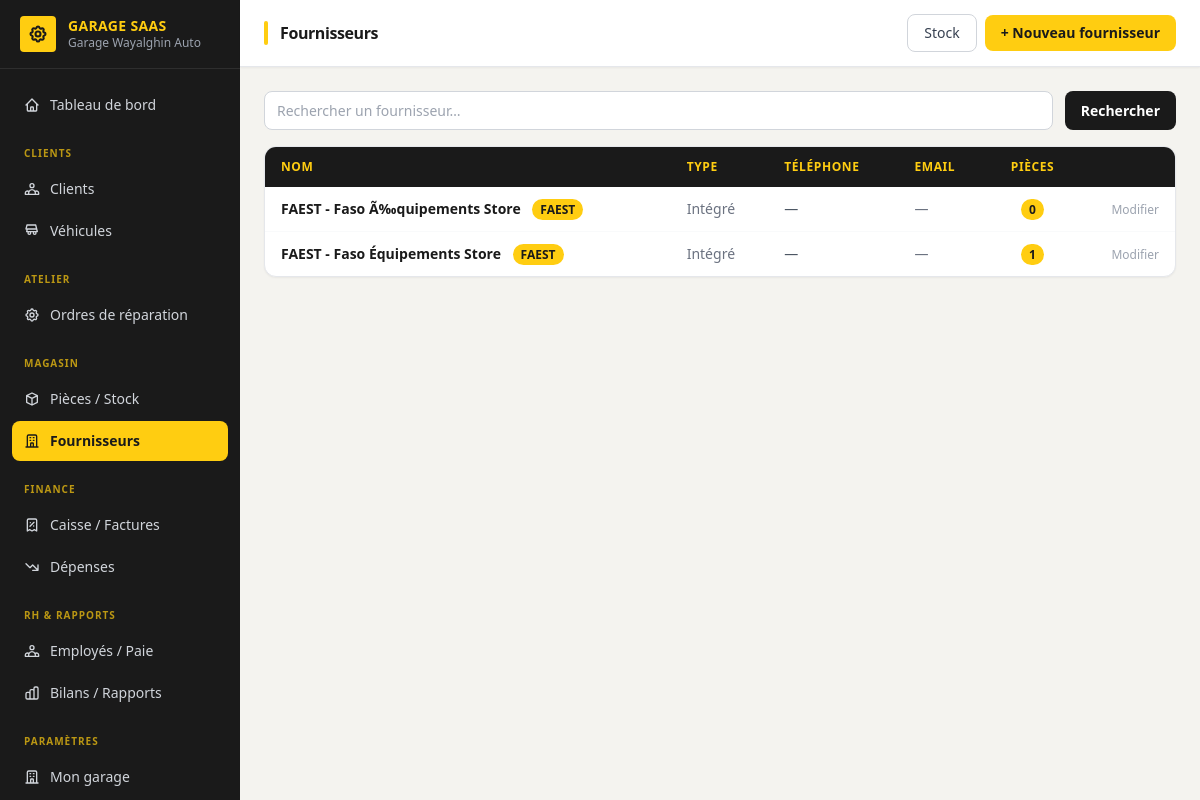
The page /stock/fournisseurs/ (signed in) on the database its author committed.
### accounts/models.py (models this page shows, shortened)
class User(AbstractUser):
    ROLE_ADMIN = "admin"
    ROLE_RECEPTION = "reception"
    ROLE_MECHANIC = "mechanic"
    ROLE_CASHIER = "cashier"
    ROLE_STOREKEEPER = "storekeeper"
    ROLE_CHOICES = [
        (ROLE_ADMIN, "Administrateur garage"),
        (ROLE_RECEPTION, "Réceptionniste"),
        (ROLE_MECHANIC, "Mécanicien"),
        (ROLE_CASHIER, "Caissier"),
        (ROLE_STOREKEEPER, "Magasinier"),
    ]
    garage = models.ForeignKey(
        "tenants.Garage",
        on_delete=models.CASCADE,
        related_name="users",
        null=True,
        blank=True,
        help_text="Vide pour le staff plateforme (superuser).",
    )
    role = models.CharField(max_length=20, choices=ROLE_CHOICES, blank=True)
    phone = models.CharField(max_length=30, blank=True)
    @property
    def is_garage_admin(self):
        return self.role == self.ROLE_ADMIN

### tenants/models.py (models this page shows, shortened)
class Garage(TimeStampedModel):
    PLAN_CHOICES = [
        ("starter", "Starter"),
        ("pro", "Pro"),
        ("business", "Business"),
    ]
    name = models.CharField("Nom du garage", max_length=150)
    slug = models.SlugField(max_length=160, unique=True, blank=True)
    city = models.CharField("Ville", max_length=100, blank=True)
    phone = models.CharField("Téléphone", max_length=30, blank=True)
    whatsapp_number = models.CharField("Numéro WhatsApp", max_length=30, blank=True)
    email = models.EmailField(blank=True)
    address = models.CharField(max_length=255, blank=True)
    plan = models.CharField(max_length=20, choices=PLAN_CHOICES, default="starter")
    is_active = models.BooleanField(default=True)
    trial_ends_at = models.DateField(null=True, blank=True)
    logo = models.ImageField(
        "Logo",
        upload_to="garages/logos/",
        null=True,
        blank=True,
        help_text="Logo affiché dans l'interface du garage.",
    )
    faest_supplier_enabled = models.BooleanField(
        "Approvisionnement FAEST activé",
        default=False,
        help_text="Permet à ce garage de commander des pièces directement via FAEST depuis la plateforme.",
    )
    class Meta:
        verbose_name = "Garage"
        verbose_name_plural = "Garages"
        ordering = ["name"]

### inventory/models.py (models this page shows, shortened)
class Supplier(TenantModel):
    name = models.CharField(max_length=150)
    is_faest = models.BooleanField(
        "Fournisseur FAEST",
        default=False,
        help_text="Cocher uniquement pour le fournisseur officiel FASO ÉQUIPEMENTS STORE.",
    )
    phone = models.CharField(max_length=30, blank=True)
    email = models.EmailField(blank=True)
    notes = models.TextField(blank=True)
    class Meta:
        ordering = ["name"]

### inventory/views.py (the view)
# urls.py: path('fournisseurs/', views.SupplierListView.as_view(), name='supplier_list'),
class SupplierListView(GarageRequiredMixin, ListView):
    model = Supplier
    template_name = 'inventory/supplier_list.html'
    context_object_name = 'suppliers'
    def get_queryset(self):
        qs = super().get_queryset()
        q = self.request.GET.get('q', '').strip()
        if q:
            qs = qs.filter(name__icontains=q)
        return qs
    def get_context_data(self, **kwargs):
        ctx = super().get_context_data(**kwargs)
        ctx['q'] = self.request.GET.get('q', '')
        return ctx

### core/models.py (called while the page is built)
    def for_garage(self, garage):
        return self.filter(garage=garage)

    def get_queryset(self):
        return TenantQuerySet(self.model, using=self._db)

### core/views.py (called while the page is built)
    def dispatch(self, request, *args, **kwargs):
        if not request.user.is_authenticated:
            return self.handle_no_permission()
        if getattr(request.user, 'garage', None) is None:
            return redirect('dashboard_home')
        return super().dispatch(request, *args, **kwargs)

    @property
    def garage(self):
        return self.request.user.garage

    def get_queryset(self):
        return super().get_queryset().for_garage(self.garage)

### inventory/templates/inventory/supplier_list.html (shortened to what this page needs)
{% extends "dashboard/base.html" %}
{% block page_title %}Fournisseurs{% endblock %}
{% block header_actions %}
  <a href="{% url 'part_list' %}" class="border border-gray-300 text-gray-700 text-sm px-4 py-2 rounded-lg hover:bg-gray-50 transition-colors font-medium">
    Stock
  </a>
  <a href="{% url 'supplier_create' %}" class="bg-[#FFCD11] text-[#1A1A1A] text-sm px-4 py-2 rounded-lg hover:bg-[#E6B800] transition-colors font-bold">
    + Nouveau fournisseur
  </a>
{% endblock %}
{% block content %}
<form method="get" class="mb-4 flex gap-3">
  <input type="text" name="q" value="{{ q }}" placeholder="Rechercher un fournisseur…"
         class="flex-1 border border-gray-300 rounded-lg px-4 py-2 text-sm">
  <button type="submit" class="bg-[#1A1A1A] text-white px-4 py-2 rounded-lg text-sm hover:bg-[#2A2A2A] transition-colors font-semibold">
    Rechercher
  </button>
</form>
<div class="bg-white rounded-xl shadow-sm border border-gray-200 overflow-hidden">
  <table class="w-full text-sm">
    <thead>
      <tr class="bg-[#1A1A1A] text-xs text-[#FFCD11] uppercase tracking-wider">
        <th class="px-4 py-3 text-left">Nom</th>
        <th class="px-4 py-3 text-left">Type</th>
        <th class="px-4 py-3 text-left">Téléphone</th>
        <th class="px-4 py-3 text-left">Email</th>
        <th class="px-4 py-3 text-center">Pièces</th>
        <th class="px-4 py-3"></th>
      </tr>
    </thead>
    <tbody class="divide-y divide-gray-50">
      {% for supplier in suppliers %}
      <tr class="hover:bg-[#FFFBE0] transition-colors">
        <td class="px-4 py-3 font-semibold text-[#1A1A1A]">
          {{ supplier.name }}
          {% if supplier.is_faest %}
          <span class="ml-2 bg-[#FFCD11] text-[#1A1A1A] text-xs px-2 py-0.5 rounded-full font-bold">FAEST</span>
          {% endif %}
        </td>
        <td class="px-4 py-3 text-gray-500">{% if supplier.is_faest %}Intégré{% else %}Local{% endif %}</td>
        <td class="px-4 py-3 text-gray-600">{{ supplier.phone|default:"—" }}</td>
        <td class="px-4 py-3 text-gray-500">{{ supplier.email|default:"—" }}</td>
        <td class="px-4 py-3 text-center">
          <span class="bg-[#FFCD11] text-[#1A1A1A] text-xs px-2 py-0.5 rounded-full font-bold">{{ supplier.parts.count }}</span>
        </td>
        <td class="px-4 py-3 text-right">
          <a href="{% url 'supplier_update' supplier.pk %}" class="text-gray-400 hover:text-[#7A5C00] text-xs font-medium">Modifier</a>
        </td>
      </tr>
      {% empty %}
      <tr>
        <td colspan="6" class="px-4 py-8 text-center text-gray-400">Aucun fournisseur enregistré.</td>
      </tr>
      {% endfor %}
    </tbody>
  </table>
</div>
{% endblock %}

### dashboard/templates/dashboard/base.html (shortened to what this page needs)
<!DOCTYPE html>
<html lang="fr">
<head>
  <script src="https://cdn.tailwindcss.com"></script>
</head>
<body class="bg-[#F4F3EF] text-gray-900 min-h-screen flex">
  <aside class="w-60 bg-[#1A1A1A] text-white flex-shrink-0 flex flex-col fixed h-full z-10 overflow-y-auto">
    <div class="px-5 py-4 border-b border-[#2E2E2E] flex items-center gap-3 flex-shrink-0">
      {% if user.garage and user.garage.logo %}
        <img src="{{ user.garage.logo.url }}" alt="Logo"
             class="h-9 w-9 object-contain rounded bg-white p-0.5 flex-shrink-0">
      {% else %}
        <div class="h-9 w-9 rounded bg-[#FFCD11] flex items-center justify-center flex-shrink-0">
        </div>
      {% endif %}
      <div class="min-w-0">
        <div class="font-bold text-sm leading-tight text-[#FFCD11] tracking-wide">GARAGE SAAS</div>
        {% if user.garage %}
        <div class="text-gray-400 text-xs truncate">{{ user.garage.name }}</div>
        {% else %}
        <div class="text-gray-500 text-xs">Plateforme</div>
        {% endif %}
      </div>
    </div>
    <nav class="flex-1 px-3 py-4 space-y-0.5 text-sm">
      {% with n=request.resolver_match.url_name %}
      <a href="{% url 'dashboard_home' %}"
         class="flex items-center gap-2.5 px-3 py-2.5 rounded-lg transition-colors font-medium
                {% if n == 'dashboard_home' %}bg-[#FFCD11] text-[#1A1A1A]{% else %}text-gray-300 hover:bg-[#2A2A2A] hover:text-white{% endif %}">
        Tableau de bord
      </a>
      <div class="pt-4 pb-1 px-3 text-[10px] text-[#FFCD11] uppercase tracking-widest font-bold opacity-70">Clients</div>
      <a href="{% url 'client_list' %}"
         class="flex items-center gap-2.5 px-3 py-2.5 rounded-lg transition-colors
                {% if 'client' in n and 'vehicle' not in n %}bg-[#FFCD11] text-[#1A1A1A] font-semibold{% else %}text-gray-300 hover:bg-[#2A2A2A] hover:text-white{% endif %}">
        Clients
      </a>
      <a href="{% url 'vehicle_list' %}"
         class="flex items-center gap-2.5 px-3 py-2.5 rounded-lg transition-colors
                {% if 'vehicle' in n %}bg-[#FFCD11] text-[#1A1A1A] font-semibold{% else %}text-gray-300 hover:bg-[#2A2A2A] hover:text-white{% endif %}">
        <svg xmlns="http://www.w3.org/2000/svg" class="h-4 w-4 flex-shrink-0" fill="none" viewBox="0 0 24 24" stroke="currentColor" stroke-width="2">
          <path stroke-linecap="round" stroke-linejoin="round" d="M8 17a2 2 0 100-4 2 2 0 000 4zm8 0a2 2 0 100-4 2 2 0 000 4zM3 9l1.5-6h13L19 9m0 0H5m14 0l1 4H4l1-4" />
        </svg>
        Véhicules
      </a>
      <div class="pt-4 pb-1 px-3 text-[10px] text-[#FFCD11] uppercase tracking-widest font-bold opacity-70">Atelier</div>
      <a href="{% url 'order_list' %}"
         class="flex items-center gap-2.5 px-3 py-2.5 rounded-lg transition-colors
                {% if 'order' in n or 'task' in n or 'part_' in n %}bg-[#FFCD11] text-[#1A1A1A] font-semibold{% else %}text-gray-300 hover:bg-[#2A2A2A] hover:text-white{% endif %}">
        Ordres de réparation
      </a>
      <div class="pt-4 pb-1 px-3 text-[10px] text-[#FFCD11] uppercase tracking-widest font-bold opacity-70">Magasin</div>
      <a href="{% url 'part_list' %}"
         class="flex items-center gap-2.5 px-3 py-2.5 rounded-lg transition-colors
                {% if 'part' in n and 'order' not in n %}bg-[#FFCD11] text-[#1A1A1A] font-semibold{% else %}text-gray-300 hover:bg-[#2A2A2A] hover:text-white{% endif %}">
        <svg xmlns="http://www.w3.org/2000/svg" class="h-4 w-4 flex-shrink-0" fill="none" viewBox="0 0 24 24" stroke="currentColor" stroke-width="2">
          <path stroke-linecap="round" stroke-linejoin="round" d="M20 7l-8-4-8 4m16 0l-8 4m8-4v10l-8 4m0-10L4 7m8 4v10M4 7v10l8 4" />
        </svg>
        Pièces / Stock
      </a>
      <a href="{% url 'supplier_list' %}"
         class="flex items-center gap-2.5 px-3 py-2.5 rounded-lg transition-colors
                {% if 'supplier' in n %}bg-[#FFCD11] text-[#1A1A1A] font-semibold{% else %}text-gray-300 hover:bg-[#2A2A2A] hover:text-white{% endif %}">
        Fournisseurs
      </a>
      <div class="pt-4 pb-1 px-3 text-[10px] text-[#FFCD11] uppercase tracking-widest font-bold opacity-70">Finance</div>
      <a href="{% url 'invoice_list' %}"
         class="flex items-center gap-2.5 px-3 py-2.5 rounded-lg transition-colors
                {% if 'invoice' in n or 'payment' in n %}bg-[#FFCD11] text-[#1A1A1A] font-semibold{% else %}text-gray-300 hover:bg-[#2A2A2A] hover:text-white{% endif %}">
        <svg xmlns="http://www.w3.org/2000/svg" class="h-4 w-4 flex-shrink-0" fill="none" viewBox="0 0 24 24" stroke="currentColor" stroke-width="2">
          <path stroke-linecap="round" stroke-linejoin="round" d="M9 14l6-6m-5.5.5h.01m4.99 5h.01M19 21V5a2 2 0 00-2-2H7a2 2 0 00-2 2v16l3.5-2 3.5 2 3.5-2 3.5 2z" />
        </svg>
        Caisse / Factures
      </a>
      <a href="{% url 'expense_list' %}"
         class="flex items-center gap-2.5 px-3 py-2.5 rounded-lg transition-colors
                {% if 'expense' in n %}bg-[#FFCD11] text-[#1A1A1A] font-semibold{% else %}text-gray-300 hover:bg-[#2A2A2A] hover:text-white{% endif %}">
        <svg xmlns="http://www.w3.org/2000/svg" class="h-4 w-4 flex-shrink-0" fill="none" viewBox="0 0 24 24" stroke="currentColor" stroke-width="2">
          <path stroke-linecap="round" stroke-linejoin="round" d="M13 17h8m0 0V9m0 8l-8-8-4 4-6-6" />
        </svg>
        Dépenses
      </a>
      <div class="pt-4 pb-1 px-3 text-[10px] text-[#FFCD11] uppercase tracking-widest font-bold opacity-70">RH &amp; Rapports</div>
      <a href="{% url 'employee_list' %}"
         class="flex items-center gap-2.5 px-3 py-2.5 rounded-lg transition-colors
                {% if 'employee' in n or 'payroll' in n or 'payslip' in n %}bg-[#FFCD11] text-[#1A1A1A] font-semibold{% else %}text-gray-300 hover:bg-[#2A2A2A] hover:text-white{% endif %}">
        Employés / Paie
      </a>
      <a href="{% url 'bilan' %}"
         class="flex items-center gap-2.5 px-3 py-2.5 rounded-lg transition-colors
                {% if n == 'bilan' %}bg-[#FFCD11] text-[#1A1A1A] font-semibold{% else %}text-gray-300 hover:bg-[#2A2A2A] hover:text-white{% endif %}">
        Bilans / Rapports
      </a>
      {% if user.is_garage_admin or user.is_superuser %}
      <div class="pt-4 pb-1 px-3 text-[10px] text-[#FFCD11] uppercase tracking-widest font-bold opacity-70">Paramètres</div>
      {% if user.is_garage_admin %}
      <a href="{% url 'garage_settings' %}"
         class="flex items-center gap-2.5 px-3 py-2.5 rounded-lg transition-colors
                {% if n == 'garage_settings' %}bg-[#FFCD11] text-[#1A1A1A] font-semibold{% else %}text-gray-300 hover:bg-[#2A2A2A] hover:text-white{% endif %}">
        Mon garage
      </a>
      {% endif %}
      {% endif %}
      {% endwith %}
    </nav>
  </aside>
  <div class="ml-60 flex-1 flex flex-col min-h-screen">
    <header class="bg-white border-b border-gray-200 px-6 py-3.5 flex items-center justify-between sticky top-0 z-10 shadow-sm">
      <div class="flex items-center gap-3">
        <div class="w-1 h-6 bg-[#FFCD11] rounded-full"></div>
        <h1 class="text-base font-bold text-[#1A1A1A] tracking-tight">{% block page_title %}{% endblock %}</h1>
      </div>
      <div class="flex items-center gap-2">{% block header_actions %}{% endblock %}</div>
    </header>
    <main class="flex-1 p-6">
      {% block content %}{% endblock %}
    </main>
  </div>
</body>
</html>

### dashboard/templates/dashboard/base.html (style rules this page uses)
input[type="text"], input[type="email"], input[type="number"], input[type="tel"], input[type="date"], input[type="password"], input[type="url"], select, textarea { display: block; width: 100%; border: 1px solid #D1D5DB; border-radius: 0.5rem; padding: 0.5rem 0.75rem; font-size: 0.875rem; line-height: 1.5; color: #111827; background: #fff; transition: border-color .15s, box-shadow .15s; }

### rows shown on the page
User: garage.name "Garage Wayalghin Auto"
Supplier: name "FAEST - Faso Ã‰quipements Store", is_faest "FAEST", phone "—", email "—", parts.count "0"
Supplier: name "FAEST - Faso Équipements Store", is_faest "FAEST", phone "—", email "—", parts.count "1"
